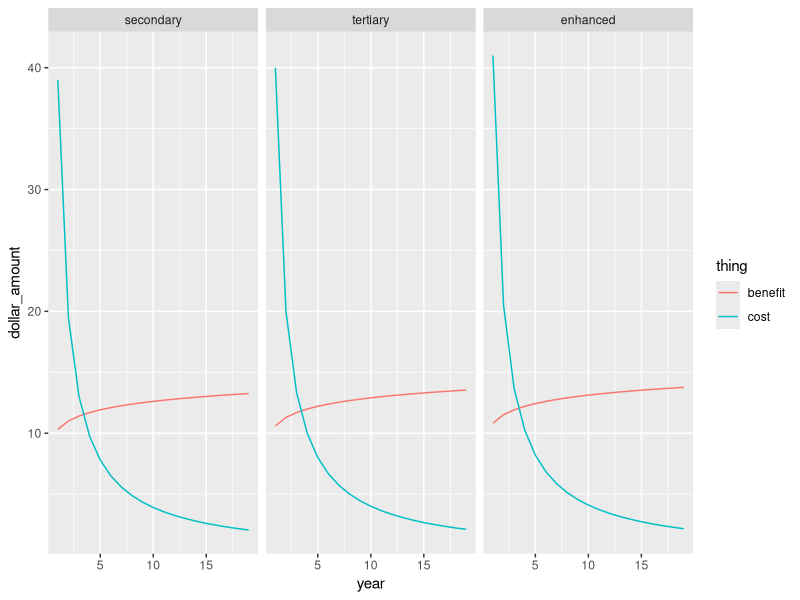

The R source for this figure:
#script to do cost benefit analysis on sewage treatment options: secondary, tertiary or enhanced.
rm(list=ls())#clean out environment
library(tidyverse)# for data manipulation
discount_rate <- .05 # you can perform sensitivity analysis by altering the annual discount rate.
max_horizon <- 50 #the maximum time horizon we are considering. 
truncated_horizon <- 20 #you can perform sensitivity analysis by altering the time horizon.
#make tibble with 4 variables: treatment plant, year, thing (cost/benefit), dollar amount.
plant <- c(rep("secondary", 2*max_horizon), 
           rep("tertiary", 2*max_horizon), 
           rep("enhanced", 2*max_horizon))%>%
  factor(ordered=TRUE, levels=c("secondary","tertiary","enhanced"))
year <- rep(1:(max_horizon), 6)
thing <- rep(c(rep("cost", max_horizon), rep("benefit", max_horizon)), 3)
mydf <- tibble(plant=plant, year=year, thing=thing)%>%#create dataframe THEN
  # create artificial data where cost is mostly upfront, where as benefits increase slowly over time, and
  # and the costs and benefits are greatest for enhanced, lowest for secondary, with tertiary intermediate. 
  mutate(dollar_amount=case_when(plant == "secondary" & thing == "cost" ~ 39/year,
                                 plant == "secondary" & thing == "benefit" ~ log(30000*year),
                                 plant == "tertiary" & thing == "cost" ~ 40/year,
                                 plant == "tertiary" & thing == "benefit" ~ log(40000*year),
                                 plant == "enhanced" & thing == "cost" ~ 41/year,
                                 plant == "enhanced" & thing == "benefit" ~ log(50000*year)))%>%
  filter(year < truncated_horizon)%>%# just use some of the data THEN
  mutate(present_value = dollar_amount/((1+discount_rate)^year))#calculate present value.

mydf%>%#graphical depiction costs and benefits for the three options
  ggplot(aes(year, dollar_amount, colour=thing))+
  geom_line()+
  facet_grid(~plant)
#not obvious which will be best.


results <- mydf%>%#use dataframe mydf THEN
  group_by(plant, thing)%>%#keep separate the plants and costs vs. benefits THEN
  summarise(total = sum(present_value))%>%#sum the present_values for each plant type for each thing THEN
  pivot_wider(names_from = thing, values_from = total, names_prefix = "sum_pv_")%>%# make data tidy THEN
  mutate(net_present_value = sum_pv_benefit - sum_pv_cost)%>%#calculate the net present value THEN
  arrange(desc(net_present_value))#arrange in order of attractiveness: best at top.

print(results)
cat (paste0("Given the costs, benefits, discount rate and time horizon, \n ",results$plant[[1]]," treatment yields the greatest net present value: ",round(results$net_present_value[[1]],1)))
 